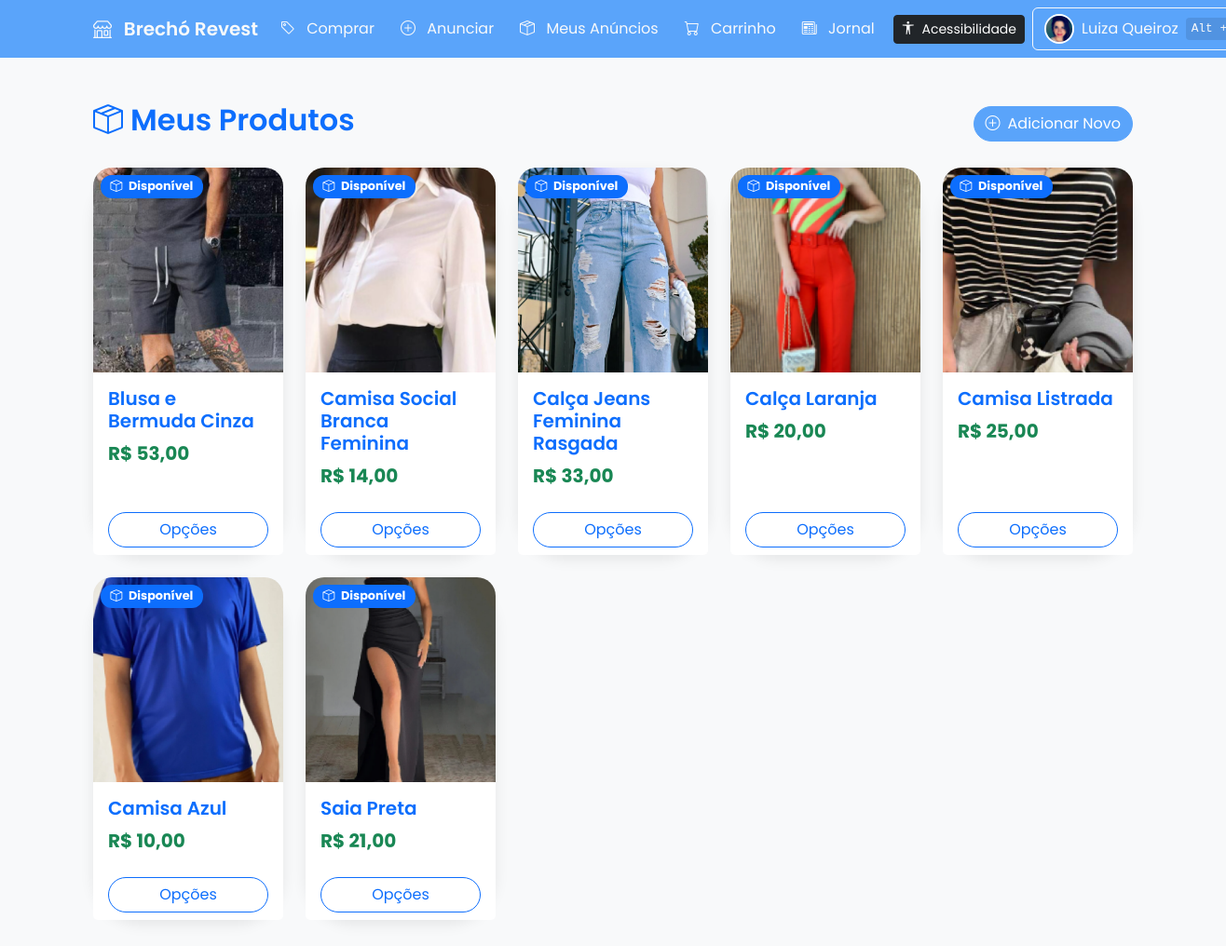
The app's page /meus_produtos.php (signed in), older data.
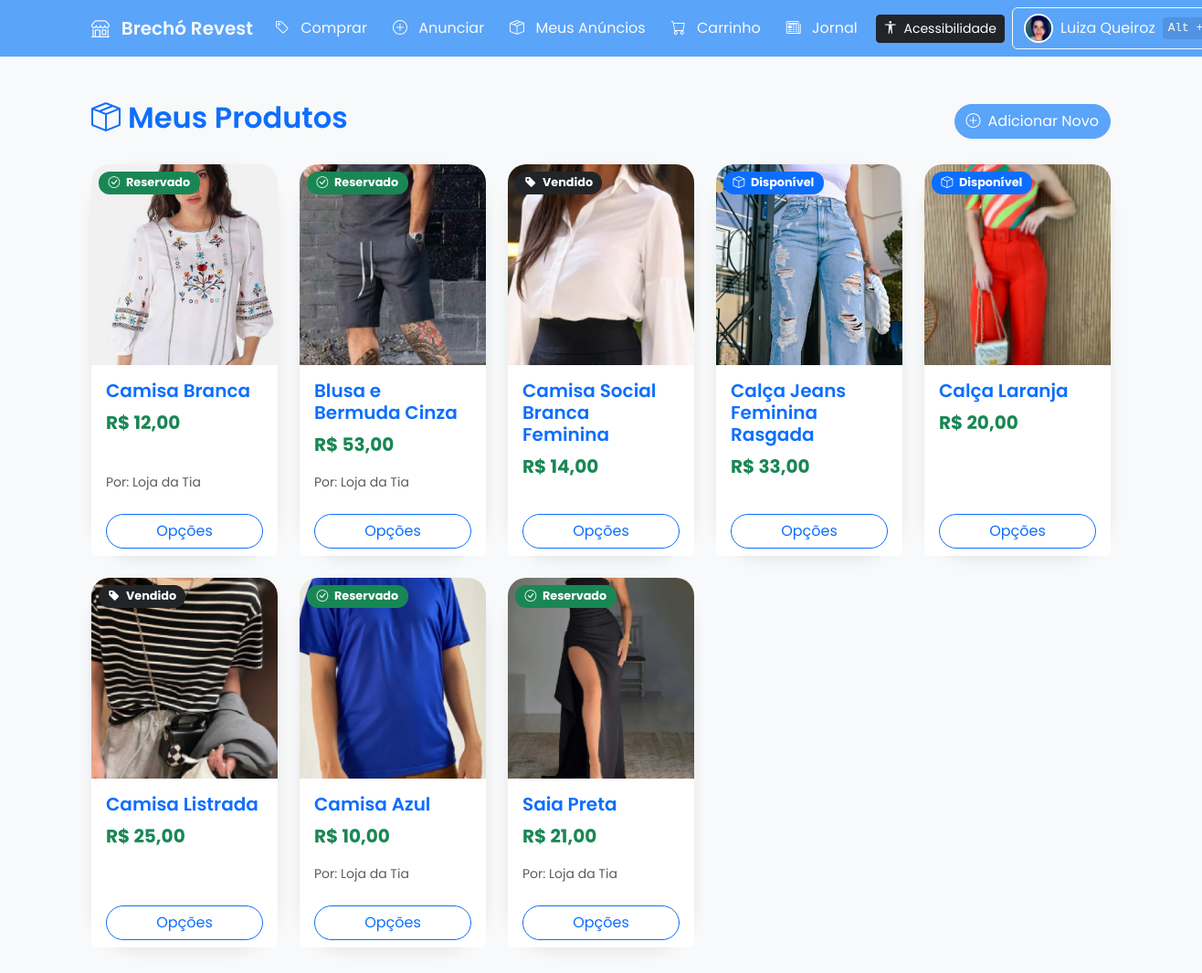
The same page, newer data.
### tables this page shows
CREATE TABLE `produtos` (
  `id` int(11) NOT NULL,
  `nome` varchar(255) NOT NULL,
  `descricao` text DEFAULT NULL,
  `preco` decimal(10,2) DEFAULT NULL,
  `imagem` text DEFAULT NULL,
  `data_cadastro` timestamp NOT NULL DEFAULT current_timestamp(),
  `tamanho` varchar(50) DEFAULT NULL,
  `telefone` varchar(50) DEFAULT NULL,
  `pagamento` varchar(255) DEFAULT NULL,
  `usuario_id` int(11) DEFAULT NULL,
  `status_reserva` enum('disponivel','reservado','vendido') NOT NULL DEFAULT 'disponivel',
  `tipo_roupa` varchar(50) DEFAULT NULL,
  `estilo` varchar(50) DEFAULT NULL,
  `cor` varchar(50) DEFAULT NULL,
  `materiais` varchar(255) DEFAULT NULL,
  `bairro` varchar(255) DEFAULT NULL,
  `status` varchar(20) DEFAULT 'disponivel',
  `comprador_id` int(11) DEFAULT NULL
);

CREATE TABLE `usuarios` (
  `id` int(11) NOT NULL,
  `nome` varchar(255) DEFAULT NULL,
  `email` varchar(255) DEFAULT NULL,
  `senha` varchar(255) DEFAULT NULL,
  `tipo` enum('usuario','loja') DEFAULT 'usuario',
  `telefone` varchar(20) DEFAULT NULL,
  `instagram` varchar(255) DEFAULT NULL,
  `facebook` varchar(255) DEFAULT NULL,
  `tiktok` varchar(255) DEFAULT NULL,
  `twitter` varchar(255) DEFAULT NULL,
  `whatsapp` varchar(255) DEFAULT NULL,
  `first_login` tinyint(1) DEFAULT 1,
  `nome_loja` varchar(255) DEFAULT NULL,
  `foto_perfil` varchar(255) DEFAULT NULL,
  `cep` varchar(10) DEFAULT NULL,
  `rua` varchar(255) DEFAULT NULL,
  `numero` varchar(20) DEFAULT NULL,
  `complemento` varchar(255) DEFAULT NULL,
  `bairro` varchar(255) DEFAULT NULL,
  `cidade` varchar(255) DEFAULT NULL,
  `estado` varchar(50) DEFAULT NULL,
  `reset_token` varchar(255) DEFAULT NULL,
  `reset_token_exp` datetime DEFAULT NULL,
  `reset_code` varchar(10) DEFAULT NULL,
  `reset_code_exp` datetime DEFAULT NULL,
  `senha_seguranca` varchar(255) DEFAULT NULL
);

### public/meus_produtos.php (called while the page is built)
<?php
include __DIR__ . '/../app/core/conexao.php';
include __DIR__ . '/../app/logic/meus_produtos.php';
include __DIR__ . '/../app/views/meus_produtos.php';
?>

### app/logic/meus_produtos.php (called while the page is built, shortened)
<?php
include __DIR__ . '/../core/conexao.php';
$usuario_id = $_SESSION['usuario']['id'];
$sql = "
    SELECT
        p.id, p.nome, p.preco, p.imagem, p.status_reserva, p.comprador_id,
        u_vendedor.nome AS nome_reservador, u_vendedor.telefone AS telefone_reservador,
        u_comprador.nome AS nome_comprador, u_comprador.telefone AS telefone_comprador
    FROM
        produtos p
    LEFT JOIN
        usuarios u_vendedor ON p.usuario_id = u_vendedor.id
    LEFT JOIN
        usuarios u_comprador ON p.comprador_id = u_comprador.id
    WHERE
        p.usuario_id = ?
    ORDER BY
        p.data_cadastro DESC";
$stmt = $con->prepare($sql);
$stmt->bind_param("i", $usuario_id);
$stmt->execute();
$resultado = $stmt->get_result();
include __DIR__ . '/../includes/header.php';
?>

### app/views/meus_produtos.php (the view, shortened to what this page needs)
<!DOCTYPE html>
<html lang="pt-br">
<head>
  <link href="https://cdn.jsdelivr.net/npm/bootstrap@5.3.3/dist/css/bootstrap.min.css" rel="stylesheet">
  <link href="https://cdn.jsdelivr.net/npm/bootstrap-icons/font/bootstrap-icons.css" rel="stylesheet">
</head>
<body>
<main class="container my-5">
  <div class="d-flex justify-content-between align-items-center mb-4">
    <h2 class="text-primary fw-semibold"><i class="bi bi-box-seam me-2"></i>Meus Produtos</h2>
    <a href="gerenciar_produto.php" class="btn btn-primary rounded-pill d-flex align-items-center">
      <i class="bi bi-plus-circle me-2"></i> Adicionar Novo
    </a>
  </div>
  <?php if ($resultado->num_rows > 0): ?>
    <div class="row row-cols-2 row-cols-sm-3 row-cols-md-4 row-cols-lg-5 g-4">
      <?php while ($produto = $resultado->fetch_assoc()):
        $imagens = !empty($produto['imagem']) ? unserialize($produto['imagem']) : [];
        $imagem_preview = (!empty($imagens) && is_array($imagens) && file_exists('uploads/' . $imagens[0])) ? 'uploads/' . $imagens[0] : 'imagens/placeholder.png';
      ?>
        <div class="col">
          <div class="card h-100">
            <div class="position-relative">
              <img src="<?= htmlspecialchars($imagem_preview) ?>" class="card-img-top" alt="<?= htmlspecialchars($produto['nome']) ?>">
              <?php if ($produto['status_reserva'] === 'reservado'): ?>
                <span class="badge bg-success position-absolute top-0 start-0 m-2">
                  <i class="bi bi-check-circle me-1"></i> Reservado
                </span>
              <?php elseif ($produto['status_reserva'] === 'vendido'): ?>
                <span class="badge bg-dark position-absolute top-0 start-0 m-2">
                  <i class="bi bi-tag-fill me-1"></i> Vendido
                </span>
              <?php else: ?>
                <span class="badge bg-primary position-absolute top-0 start-0 m-2">
                  <i class="bi bi-box me-1"></i> Disponível
                </span>
              <?php endif; ?>
            </div>
            <div class="card-body d-flex flex-column">
              <h5 class="card-title text-primary fw-semibold"><?= htmlspecialchars($produto['nome']) ?></h5>
              <p class="card-text text-success fs-5 fw-bold">R$ <?= htmlspecialchars(number_format($produto['preco'], 2, ',', '.')) ?></p>
              <?php if ($produto['status_reserva'] === 'reservado' && !empty($produto['nome_comprador'])): ?>
                <small class="text-muted mt-auto">Por: <?= htmlspecialchars($produto['nome_comprador']) ?></small>
              <?php endif; ?>
            </div>
            <div class="card-footer bg-white border-0 text-center">
              <button class="btn btn-outline-primary rounded-pill w-100" data-bs-toggle="modal" data-bs-target="#opcoesModal<?= $produto['id'] ?>">
                Opções
              </button>
            </div>
          </div>
        </div>
      <?php endwhile; ?>
    </div>
  <?php endif; ?>
</main>
</body>
</html>

Row changes from the older to the newer data that the page shows:
added produtos: shows a picture, status_reserva "reservado" (drawn), nome "Camisa Branca", preco "12,00", usuarios.nome "Loja da Tia"
changed produtos "Blusa e Bermuda Cinza": usuarios.nome (not shown) → "Loja da Tia"; status_reserva "Disponível" → "Reservado Por:"
changed produtos "Camisa Social Branca Feminina": status_reserva "Disponível" → "Vendido"
changed produtos "Camisa Listrada": status_reserva "Disponível" → "Vendido"
changed produtos "Camisa Azul": usuarios.nome (not shown) → "Loja da Tia"; status_reserva "Disponível" → "Reservado Por:"
changed produtos "Saia Preta": usuarios.nome (not shown) → "Loja da Tia"; status_reserva "Disponível" → "Reservado Por:"
